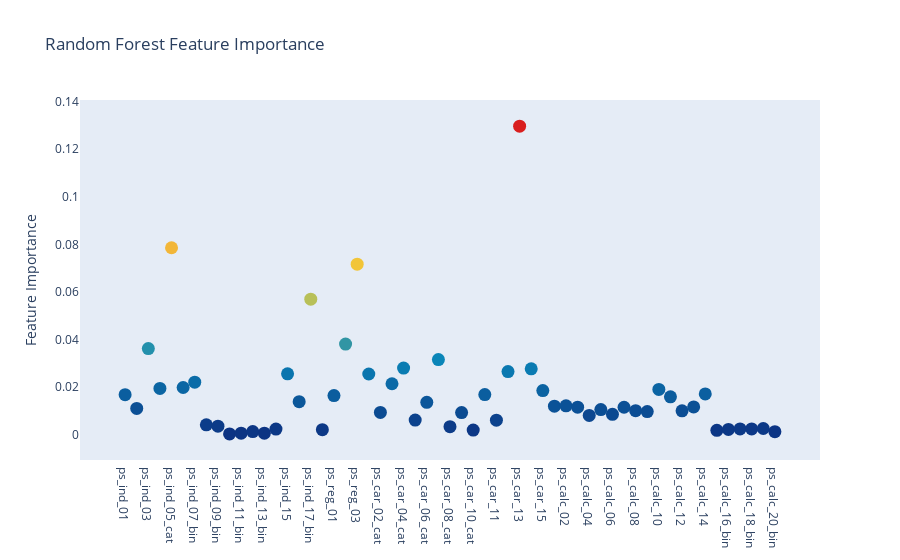

Here is the notebook cell this chart was saved with:
### Code cell
trace=go.Scatter(y=rf.feature_importances_,
          x=features,
          mode='markers',
          marker=dict(
          sizemode='diameter',
              sizeref=1,
              size=13,
              color=rf.feature_importances_,
              colorscale='Portland'    ),          
          text=features)
data=[trace]
layout= go.Layout(
    autosize= True,
    title= 'Random Forest Feature Importance',
    hovermode= 'closest',
     xaxis= dict(
         ticklen= 5,
         showgrid=False,
        zeroline=False,
        showline=False
     ),
    yaxis=dict(
        title= 'Feature Importance',
        showgrid=False,
        zeroline=False,
        ticklen= 5,
        gridwidth= 2
    ),
    showlegend= False
)
fig=go.Figure(data=data,layout=layout)

py.iplot(fig)

### Figure 1 — Plotly figure (JSON) as saved in the notebook; plotly's stock layout.template omitted (floating-point values rounded to 4 significant figures)
{"data": [{"marker": {"color": [0.01686, 0.01105, 0.03622, 0.01947, 0.07861, 0.01987, 0.02209, 0.004199, 0.003608, 0.0003743, 0.0006586, 0.001347, 0.0006631, 0.002396, 0.0256, 0.01392, 0.05697, 0.002158, 0.01648, 0.03813, 0.0717, 0.02554, 0.009404, 0.02144, 0.02801, 0.006161, 0.01364, 0.03162, 0.003394, 0.009318, 0.00199, 0.0169, 0.006131, 0.02658, 0.1297, 0.02773, 0.01855, 0.01201, 0.01216, 0.01158, 0.008129, 0.01059, 0.008598, 0.01156, 0.01014, 0.00976, 0.01907, 0.01595, 0.01008, 0.01171, 0.01718, 0.00187, 0.002257, 0.00247, 0.002456, 0.00263, 0.001287], "colorscale": [[0, "rgb(12,51,131)"], [0.25, "rgb(10,136,186)"], [0.5, "rgb(242,211,56)"], [0.75, "rgb(242,143,56)"], [1, "rgb(217,30,30)"]], "size": 13, "sizemode": "diameter", "sizeref": 1}, "mode": "markers", "text": ["ps_ind_01", "ps_ind_02_cat", "ps_ind_03", "ps_ind_04_cat", "ps_ind_05_cat", "ps_ind_06_bin", "ps_ind_07_bin", "ps_ind_08_bin", "ps_ind_09_bin", "ps_ind_10_bin", "ps_ind_11_bin", "ps_ind_12_bin", "ps_ind_13_bin", "ps_ind_14", "ps_ind_15", "ps_ind_16_bin", "ps_ind_17_bin", "ps_ind_18_bin", "ps_reg_01", "ps_reg_02", "ps_reg_03", "ps_car_01_cat", "ps_car_02_cat", "ps_car_03_cat", "ps_car_04_cat", "ps_car_05_cat", "ps_car_06_cat", "ps_car_07_cat", "ps_car_08_cat", "ps_car_09_cat", "ps_car_10_cat", "ps_car_11_cat", "ps_car_11", "ps_car_12", "ps_car_13", "ps_car_14", "ps_car_15", "ps_calc_01", "ps_calc_02", "ps_calc_03", "ps_calc_04", "ps_calc_05", "ps_calc_06", "ps_calc_07", "ps_calc_08", "ps_calc_09", "ps_calc_10", "ps_calc_11", "ps_calc_12", "ps_calc_13", "ps_calc_14", "ps_calc_15_bin", "ps_calc_16_bin", "ps_calc_17_bin", "ps_calc_18_bin", "ps_calc_19_bin", "ps_calc_20_bin"], "type": "scatter", "x": ["ps_ind_01", "ps_ind_02_cat", "ps_ind_03", "ps_ind_04_cat", "ps_ind_05_cat", "ps_ind_06_bin", "ps_ind_07_bin", "ps_ind_08_bin", "ps_ind_09_bin", "ps_ind_10_bin", "ps_ind_11_bin", "ps_ind_12_bin", "ps_ind_13_bin", "ps_ind_14", "ps_ind_15", "ps_ind_16_bin", "ps_ind_17_bin", "ps_ind_18_bin", "ps_reg_01", "ps_reg_02", "ps_reg_03", "ps_car_01_cat", "ps_car_02_cat", "ps_car_03_cat", "ps_car_04_cat", "ps_car_05_cat", "ps_car_06_cat", "ps_car_07_cat", "ps_car_08_cat", "ps_car_09_cat", "ps_car_10_cat", "ps_car_11_cat", "ps_car_11", "ps_car_12", "ps_car_13", "ps_car_14", "ps_car_15", "ps_calc_01", "ps_calc_02", "ps_calc_03", "ps_calc_04", "ps_calc_05", "ps_calc_06", "ps_calc_07", "ps_calc_08", "ps_calc_09", "ps_calc_10", "ps_calc_11", "ps_calc_12", "ps_calc_13", "ps_calc_14", "ps_calc_15_bin", "ps_calc_16_bin", "ps_calc_17_bin", "ps_calc_18_bin", "ps_calc_19_bin", "ps_calc_20_bin"], "y": [0.01686, 0.01105, 0.03622, 0.01947, 0.07861, 0.01987, 0.02209, 0.004199, 0.003608, 0.0003743, 0.0006586, 0.001347, 0.0006631, 0.002396, 0.0256, 0.01392, 0.05697, 0.002158, 0.01648, 0.03813, 0.0717, 0.02554, 0.009404, 0.02144, 0.02801, 0.006161, 0.01364, 0.03162, 0.003394, 0.009318, 0.00199, 0.0169, 0.006131, 0.02658, 0.1297, 0.02773, 0.01855, 0.01201, 0.01216, 0.01158, 0.008129, 0.01059, 0.008598, 0.01156, 0.01014, 0.00976, 0.01907, 0.01595, 0.01008, 0.01171, 0.01718, 0.00187, 0.002257, 0.00247, 0.002456, 0.00263, 0.001287]}], "layout": {"autosize": true, "hovermode": "closest", "showlegend": false, "title": {"text": "Random Forest Feature Importance"}, "xaxis": {"autorange": true, "range": [-3.848, 59.85], "showgrid": false, "showline": false, "ticklen": 5, "type": "category", "zeroline": false}, "yaxis": {"autorange": true, "gridwidth": 2, "range": [-0.01271, 0.1428], "showgrid": false, "ticklen": 5, "title": {"text": "Feature Importance"}, "type": "linear", "zeroline": false}}}
